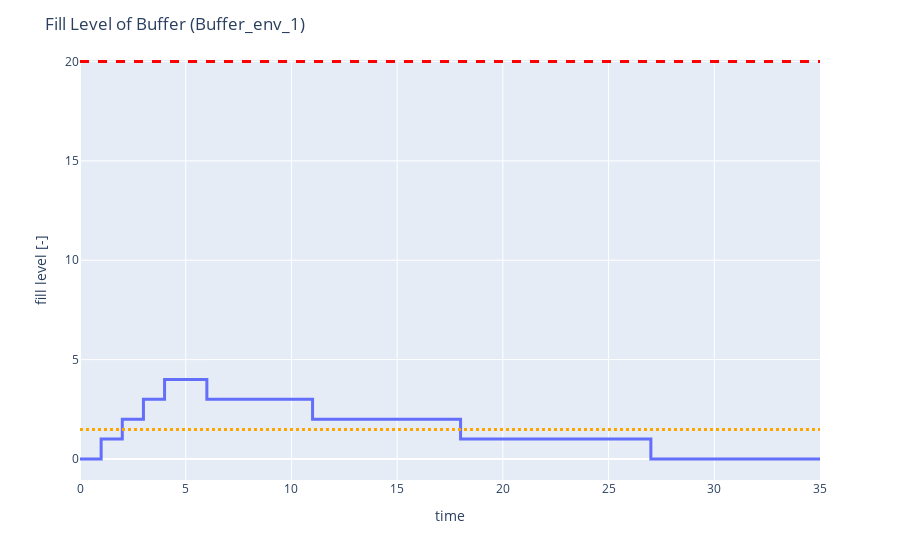

The notebook cell saved with this chart:
### Code cell
fig = buff.stat_monitor.draw_fill_level()

### Figure 1 — Plotly figure (JSON) as saved in the notebook; plotly's stock layout.template omitted (floating-point values rounded to 4 significant figures)
{"data": [{"hovertemplate": "x=%{x}<br>y=%{y}<extra></extra>", "legendgroup": "", "line": {"color": "#636efa", "dash": "solid", "shape": "vh", "width": 3}, "marker": {"symbol": "circle"}, "mode": "lines", "name": "", "orientation": "v", "showlegend": false, "type": "scatter", "x": [0, 1, 2, 3, 4, 6, 11, 18, 27, 35], "xaxis": "x", "y": [0, 0, 1, 2, 3, 4, 3, 2, 1, 0], "yaxis": "y"}], "layout": {"legend": {"tracegroupgap": 0}, "margin": {"t": 60}, "shapes": [{"line": {"color": "orange", "dash": "dot", "width": 3}, "type": "line", "x0": 0, "x1": 1, "xref": "x domain", "y0": 1.486, "y1": 1.486, "yref": "y"}, {"line": {"color": "red", "dash": "dash", "width": 3}, "type": "line", "x0": 0, "x1": 1, "xref": "x domain", "y0": 20, "y1": 20, "yref": "y"}], "title": {"text": "Fill Level of Buffer (Buffer_env_1)"}, "xaxis": {"anchor": "y", "domain": [0, 1], "title": {"text": "time"}}, "yaxis": {"anchor": "x", "domain": [0, 1], "title": {"text": "fill level [-]"}}}}
